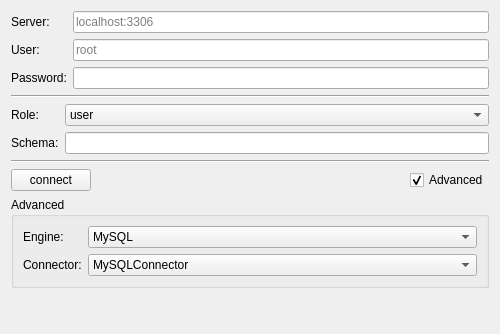
<?xml version="1.0" encoding="UTF-8"?>
<ui version="4.0">
 <class>ConnectMenu</class>
 <widget class="QWidget" name="ConnectMenu">
  <property name="geometry">
   <rect>
    <x>0</x>
    <y>0</y>
    <width>500</width>
    <height>334</height>
   </rect>
  </property>
  <property name="windowTitle">
   <string>Connect</string>
  </property>
  <layout class="QVBoxLayout" name="verticalLayout">
   <item>
    <layout class="QFormLayout" name="formLayout">
     <item row="0" column="0">
      <widget class="QLabel" name="labelServer">
       <property name="text">
        <string>Server:</string>
       </property>
      </widget>
     </item>
     <item row="0" column="1">
      <widget class="QLineEdit" name="valueServer">
       <property name="text">
        <string notr="true"/>
       </property>
       <property name="placeholderText">
        <string notr="true">localhost:3306</string>
       </property>
      </widget>
     </item>
     <item row="1" column="0">
      <widget class="QLabel" name="labelUser">
       <property name="text">
        <string>User:</string>
       </property>
      </widget>
     </item>
     <item row="1" column="1">
      <widget class="QLineEdit" name="valueUser">
       <property name="text">
        <string notr="true"/>
       </property>
       <property name="placeholderText">
        <string notr="true">root</string>
       </property>
      </widget>
     </item>
     <item row="2" column="0">
      <widget class="QLabel" name="labelPassword">
       <property name="text">
        <string>Password:</string>
       </property>
      </widget>
     </item>
     <item row="2" column="1">
      <widget class="QLineEdit" name="valuePassword">
       <property name="text">
        <string notr="true"/>
       </property>
       <property name="echoMode">
        <enum>QLineEdit::Password</enum>
       </property>
       <property name="placeholderText">
        <string notr="true"/>
       </property>
      </widget>
     </item>
    </layout>
   </item>
   <item>
    <widget class="Line" name="line">
     <property name="orientation">
      <enum>Qt::Horizontal</enum>
     </property>
    </widget>
   </item>
   <item>
    <layout class="QFormLayout" name="formLayout_2">
     <item row="0" column="0">
      <widget class="QLabel" name="labelRole">
       <property name="text">
        <string>Role:</string>
       </property>
      </widget>
     </item>
     <item row="0" column="1">
      <widget class="QComboBox" name="valueRole">
       <item>
        <property name="text">
         <string notr="true">user</string>
        </property>
       </item>
       <item>
        <property name="text">
         <string notr="true">admin</string>
        </property>
       </item>
      </widget>
     </item>
     <item row="1" column="0">
      <widget class="QLabel" name="labelSchema">
       <property name="text">
        <string>Schema:</string>
       </property>
      </widget>
     </item>
     <item row="1" column="1">
      <widget class="QLineEdit" name="valueSchema">
       <property name="text">
        <string notr="true"/>
       </property>
      </widget>
     </item>
    </layout>
   </item>
   <item>
    <widget class="Line" name="line_2">
     <property name="orientation">
      <enum>Qt::Horizontal</enum>
     </property>
    </widget>
   </item>
   <item>
    <layout class="QHBoxLayout" name="horizontalLayout">
     <item>
      <widget class="QPushButton" name="buttonConnect">
       <property name="sizePolicy">
        <sizepolicy hsizetype="Fixed" vsizetype="Fixed">
         <horstretch>0</horstretch>
         <verstretch>0</verstretch>
        </sizepolicy>
       </property>
       <property name="text">
        <string>connect</string>
       </property>
      </widget>
     </item>
     <item>
      <spacer name="horizontalSpacer">
       <property name="orientation">
        <enum>Qt::Horizontal</enum>
       </property>
       <property name="sizeHint" stdset="0">
        <size>
         <width>40</width>
         <height>20</height>
        </size>
       </property>
      </spacer>
     </item>
     <item>
      <widget class="QCheckBox" name="checkAdvanced">
       <property name="sizePolicy">
        <sizepolicy hsizetype="Preferred" vsizetype="Fixed">
         <horstretch>0</horstretch>
         <verstretch>0</verstretch>
        </sizepolicy>
       </property>
       <property name="text">
        <string>Advanced</string>
       </property>
       <property name="checked">
        <bool>true</bool>
       </property>
       <property name="tristate">
        <bool>false</bool>
       </property>
      </widget>
     </item>
    </layout>
   </item>
   <item>
    <widget class="QGroupBox" name="groupAdvanced">
     <property name="title">
      <string>Advanced</string>
     </property>
     <layout class="QFormLayout" name="formLayout_3">
      <item row="0" column="0">
       <widget class="QLabel" name="labelEngine">
        <property name="text">
         <string>Engine:</string>
        </property>
       </widget>
      </item>
      <item row="0" column="1">
       <widget class="QComboBox" name="valueEngine">
        <item>
         <property name="text">
          <string notr="true">MySQL</string>
         </property>
        </item>
       </widget>
      </item>
      <item row="1" column="0">
       <widget class="QLabel" name="labelConnector">
        <property name="text">
         <string>Connector:</string>
        </property>
       </widget>
      </item>
      <item row="1" column="1">
       <widget class="QComboBox" name="valueConnector">
        <item>
         <property name="text">
          <string notr="true">MySQLConnector</string>
         </property>
        </item>
       </widget>
      </item>
     </layout>
    </widget>
   </item>
   <item>
    <spacer name="verticalSpacer">
     <property name="orientation">
      <enum>Qt::Vertical</enum>
     </property>
     <property name="sizeHint" stdset="0">
      <size>
       <width>0</width>
       <height>0</height>
      </size>
     </property>
    </spacer>
   </item>
  </layout>
 </widget>
 <resources/>
 <connections/>
</ui>
